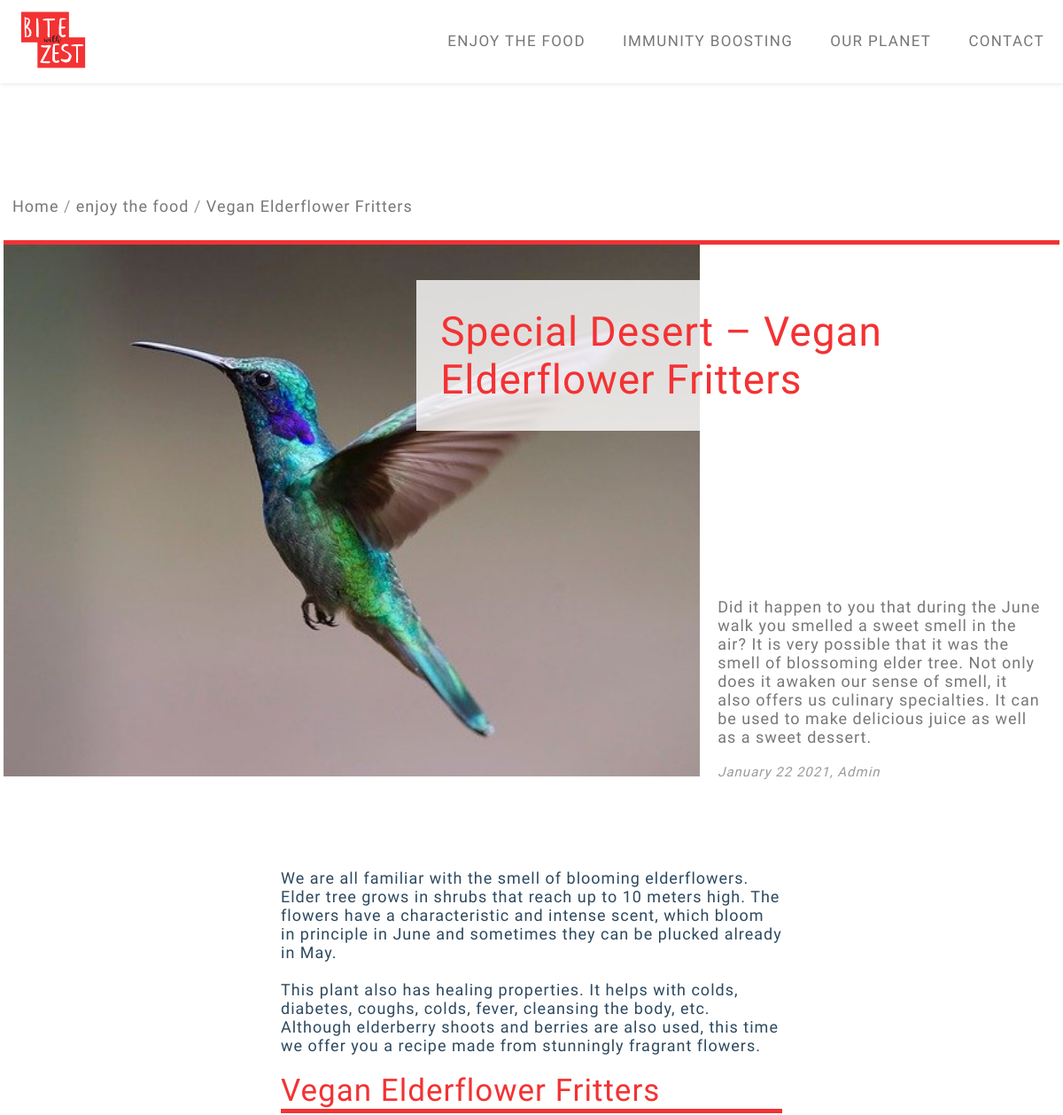
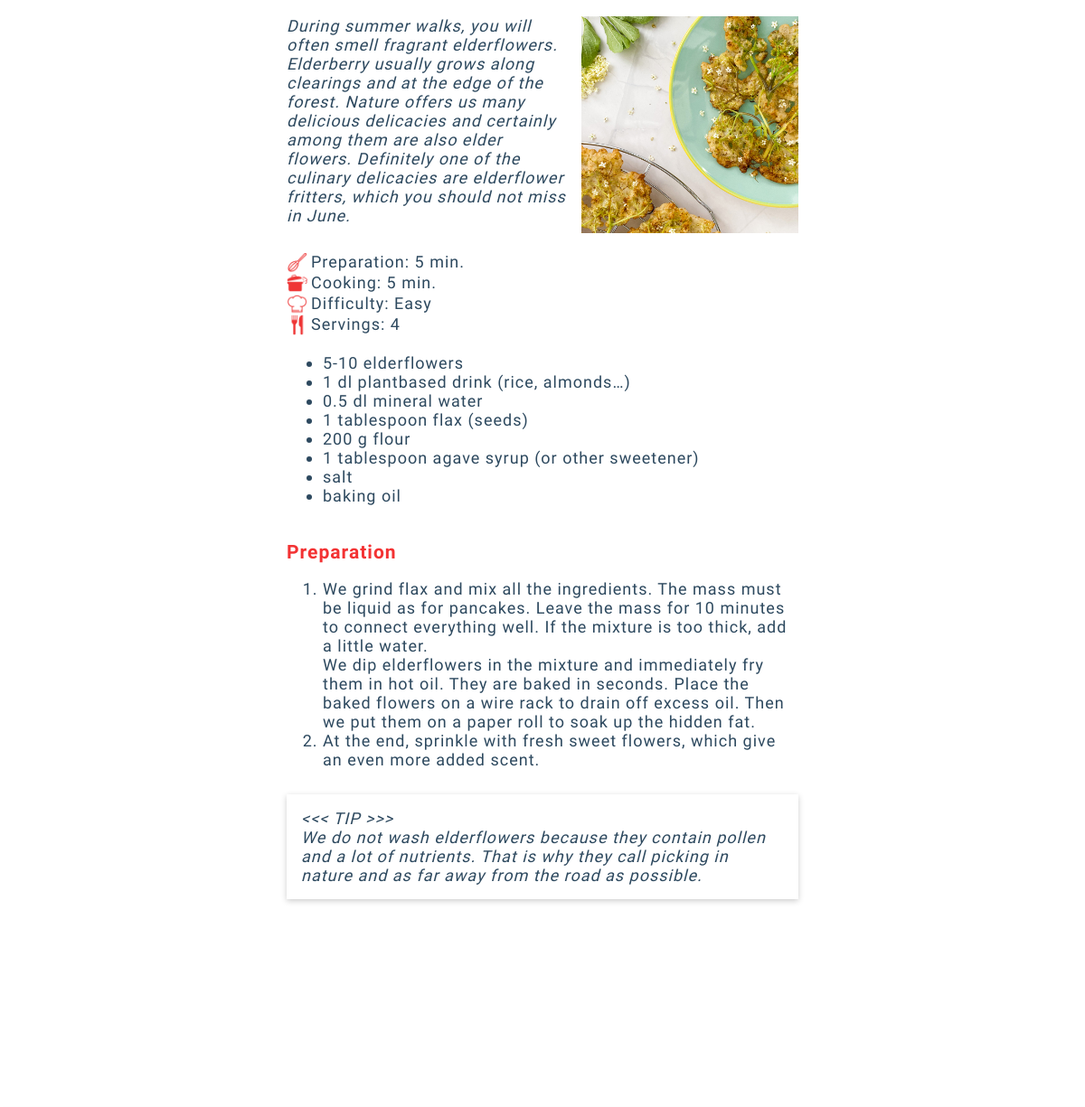
/vegan-elderflower-fritters/ (upper part), run on an earlier commit of the app's database (2 pictures, top to bottom).
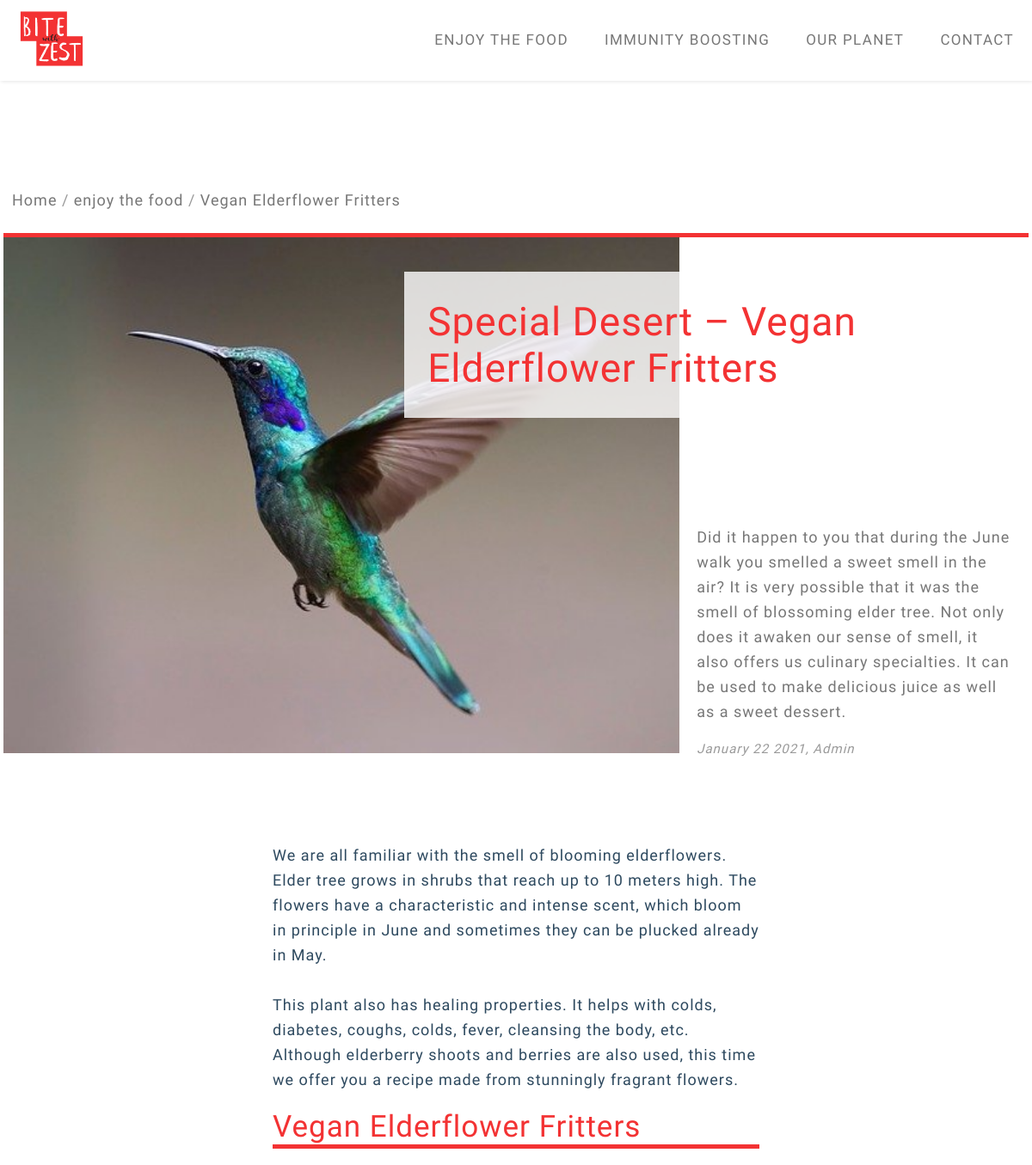
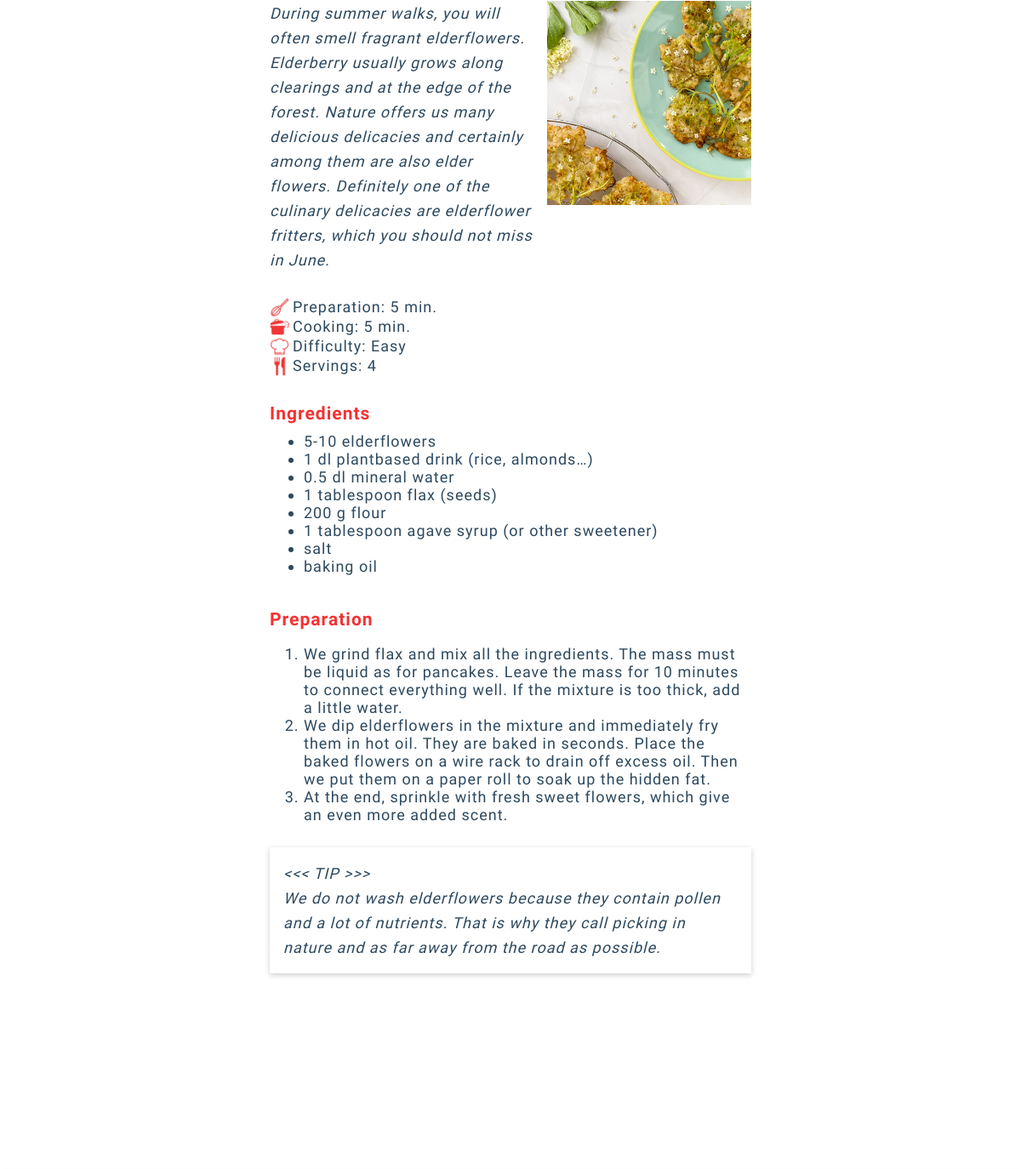
And on a later commit of the database (2 pictures, top to bottom).
### blog/models.py (models this page shows, shortened)
class Post(models.Model):
    titleplus = models.CharField(max_length=200, default='')
    slug = models.SlugField(max_length=200, unique=True)
    author = models.ForeignKey(User, on_delete= models.CASCADE,related_name='blog_posts')
    updated_on = models.DateTimeField(auto_now= True)
    created_on = models.DateTimeField(auto_now_add=True)
    custom_date = models.DateTimeField(null= True,blank=True)
    category = models.CharField(max_length=200, choices=category_list, default='')
    subcategory = models.CharField(max_length=200, choices=subcategory_list, default='uncategorized')
    status = models.IntegerField(choices=STATUS, default=0)
    cardtype = models.IntegerField(choices=CARDTYPE, default=0)
    thumbnail = models.FileField(upload_to=path_and_rename,blank=True)
    thumbnail_desc = models.CharField(max_length=200,default='',blank=True)
    intro_pic= models.FileField(upload_to=path_and_rename_intro,blank=True)
    intro_pic_desc = models.CharField(max_length=200,default='',blank=True)
    intro = RichTextField()
    title = models.CharField(max_length=200, unique=True)
    maintext = RichTextField(default='')
    intro1 = RichTextField(default='',blank=True)
    legend = RichTextField(default='',blank=True)
    add_pic = models.FileField(upload_to=path_and_rename_add,blank=True)
    add_pic_desc = models.CharField(max_length=200,default='',blank=True)
    ingredients = RichTextField(blank=True)
    preparationtext = RichTextField(default='',blank=True)
    main_pic = models.FileField(upload_to=path_and_rename_main,blank=True)
    main_pic_desc = models.CharField(max_length=200,default='',blank=True)
    tip = RichTextField(default='',blank=True)
    relates_to = models.ForeignKey('self', on_delete=models.CASCADE, default=1)
    relates_to_desc = models.CharField(max_length=300,default='',blank=True)
    outro = RichTextField(default='',blank=True)
    class Meta:
        ordering = ['-created_on']
        verbose_name_plural = 'Posts'

### blog/views.py (the view)
# urls.py: path('<slug:slug>/', views.PostDetail.as_view(), name='post_detail'),
class PostDetail(generic.DetailView):
    model = Post
    template_name = 'post_detail.html'
    def get_context_data(self, **kwargs):
       context = super(PostDetail, self).get_context_data(**kwargs)
       shared_context(context)
       return context

### blog/views.py (called while the page is built)
def shared_context(context):
    cat_queryset = Category.objects.all()
    context['cat_list'] = cat_queryset.filter(status=1).order_by('-id')
    context['cat_list_asc'] = cat_queryset.filter(status=1).order_by('id')
    subcat_queryset = SubCategory.objects.all()
    context['subcat_list'] = subcat_queryset.filter(status=1).order_by('-id')
    context['subcat_list_asc'] = subcat_queryset.filter(status=1).order_by('id')
    post_queryset = Post.objects.all()
    context['post_cat_list'] = post_queryset.filter(status=1).order_by('-id')
    context['post_subcat_list'] = post_queryset.filter(status=1).order_by('id')
    context['related_posts'] = post_queryset

### blog/templates/post_detail.html (shortened to what this page needs)
{% extends 'base.html' %}
{% block post_content %}
<div class="post-body">
    <ul class="breadcrumbs">
        <li class="breadcrumbs-item">
            <a href="/" class="breadcrumbs-link">Home</a>
        </li>
        <li class="breadcrumbs-item">
            {% for category in cat_list %}
                {% if category.description == post.category %}
                <a href="{% url 'category_view' category.slug  %}"class="breadcrumbs-link">
                    {{ object.category }}
                </a>
                {% endif %}
            {% endfor %}
        </li>
        <li class="breadcrumbs-item">
            <a href="{% url 'post_detail' post.slug  %}" class="breadcrumbs-link">{{ object.title }}</a>
        </li>
    </ul>
    <div class="intro">
        <div class="picture">
            <img src="../media/post{{post.id}}/intro/post_intro{{post.id}}.jpg" alt="">
            <div class="post-title-figure"><h1> {{ object.titleplus }} </h1></div>
        </div>
        <div class="intro-text">
            {{ object.intro | safe }}
        </div>
        <div class="post-date">{{ object.created_on | date:"F d Y"}}, {{ object.author}}</div>
    </div>
    <div class="post-content">
        <div class="maintext">
            {{ object.maintext | safe }}
        </div>
        <div class="post-title">
            {{ object.title }}
        </div>
        <div class="preparation" id="preparation">
            {% if object.intro1 %}
            <div class="intro1">
                {{ object.intro1 | safe }}
            </div>
            {% endif %}
            {% if object.intro_pic %}
                <img src="../static/media/post{{post.id}}/intro/post_intro{{post.id}}.jpg" alt="">
            {% endif %}
            {{ object.legend | safe }}
        </div>
        <div class="ingredients">
            {{ object.ingredients | safe }}
        </div>
        <div class="preparationtext">
            {{ object.preparationtext | safe }}
        </div>
        {% if object.tip %}
            <div class="tip">
                {{ object.tip | safe }}
            </div>
        {% endif %}
    </div>
    </div>
{% endblock post_content %}

What changed in the data, as far as the page shows it:
changed Post "Special Desert – Vegan Elderflower Fritters": ingredients "5-10 elderflowers 1 dl…" → "Ingredients 5-10 elderflowers 1 dl…"
